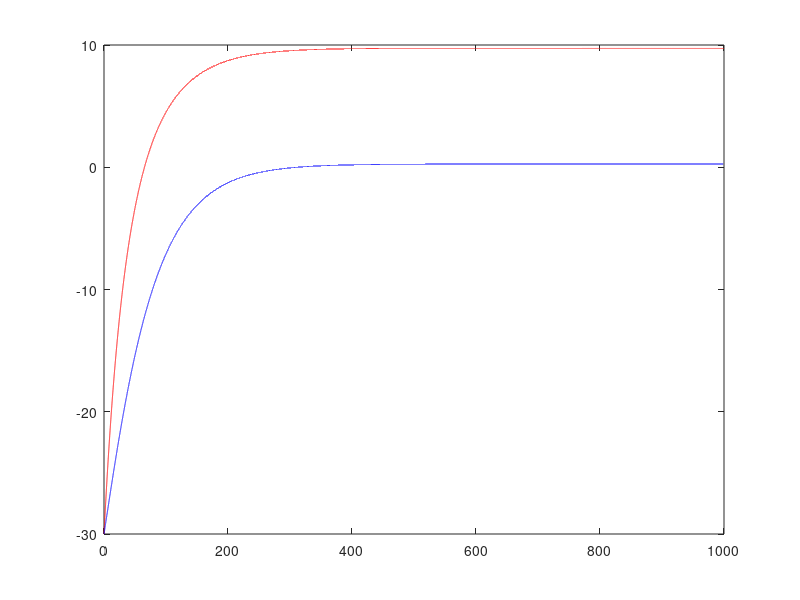

Write the MATLAB code that produced this figure.
%another simple program with passive membrane model. Effect of coupling on
%voltage difference between two cells
Vrest = -30e-3;
C1 = 30e-12;
C2 = 50e-12;
Gl = 1/1.5e9;
GJ = 370e-12;
Vl = -30e-3;
Iin = 30e-12;

duration = 1;
deltat = 0.01e-3;
numpoints = round(duration/deltat);
xaxis = deltat:deltat:duration;

V = ones(2,numpoints)*Vrest;
Igap = zeros(1,numpoints);

for i = 1:numpoints-1
    Igap(1,i) = GJ*(V(1,i) - V(2,i));
    dV1 = (Iin - Igap(1,i) - Gl*(V(1,i) - (Vl*C1/C1)))/C1;
    dV2 = (Iin + Igap(1,i) - Gl*(V(2,i) - (Vl*C2/C1)))/C2;
    V(1,i+1) = V(1,i) + dV1*deltat;
    V(2,i+1) = V(2,i) + dV2*deltat;
end

plot(xaxis*1e3,V(1,:)*1e3,'r',xaxis*1e3,V(2,:)*1e3,'b')
hold on
